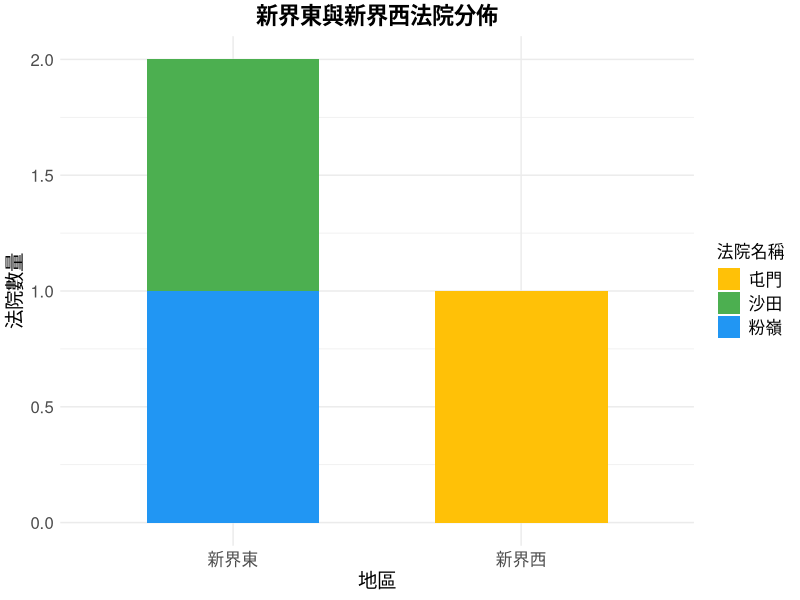

Generate this figure with R:
# 安裝所需的套件（如果尚未安裝）
if (!require(ggplot2)) install.packages("ggplot2")

# 加載 ggplot2 套件
library(ggplot2)

# 數據輸入
court_data <- data.frame(
  Region = c("新界東", "新界東", "新界西"),
  Court = c("粉嶺", "沙田", "屯門")
)

# 繪製法院分佈圖
court_plot <- ggplot(court_data, aes(x = Region, fill = Court)) +
  geom_bar(stat = "count", width = 0.6) +
  labs(
    title = "新界東與新界西法院分佈",
    x = "地區",
    y = "法院數量",
    fill = "法院名稱"
  ) +
  theme_minimal() +
  theme(
    plot.title = element_text(hjust = 0.5, size = 16, face = "bold"),
    axis.title.x = element_text(size = 14),
    axis.title.y = element_text(size = 14),
    axis.text = element_text(size = 12),
    legend.title = element_text(size = 12),
    legend.text = element_text(size = 12)
  ) +
  scale_fill_manual(values = c("粉嶺" = "#2196F3", "沙田" = "#4CAF50", "屯門" = "#FFC107"))

# 顯示法院分佈圖
print(court_plot)